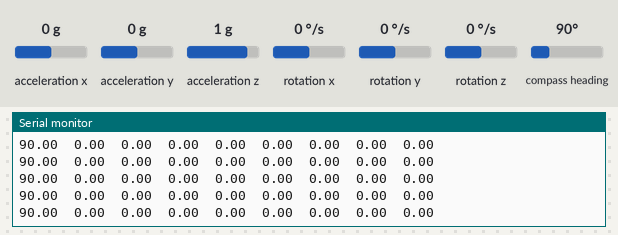
This sketch was run on a simulated Arduino Uno, built with avr-gcc and run on an emulated ATmega328P. Shown: the last lines printed to the serial monitor. The test bench sets the inputs (shaded band); at power-on: acceleration x 0 g, acceleration y 0 g, acceleration z 1 g, rotation x 0 °/s, rotation y 0 °/s, rotation z 0 °/s, compass heading 90°.

Above: at 2.2 s.
2.3 s: acceleration x set to -1.4 g
At 2.36 s:
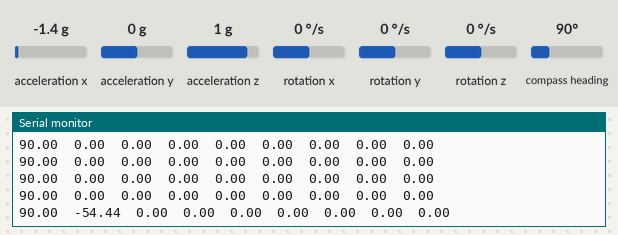
3.8 s: acceleration y set to -1.4 g
At 3.82 s:
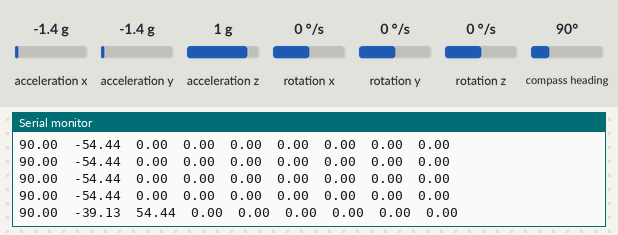
6.8 s: acceleration z set to -1.4 g
At 6.8 s:
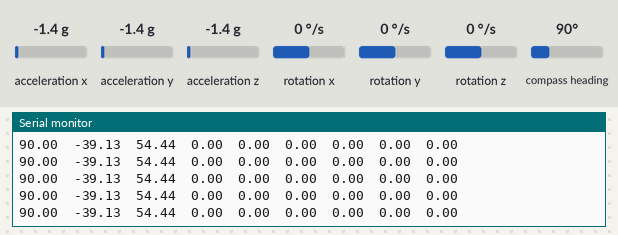
8.3 s: rotation x set to -192 °/s
At 8.33 s:
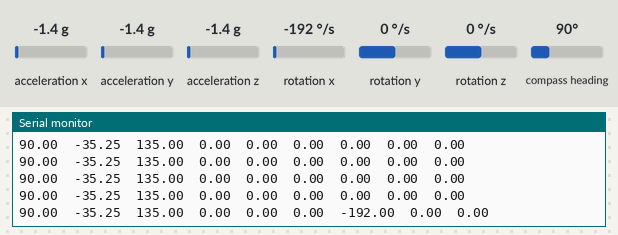
9.8 s: rotation y set to -192 °/s
At 9.85 s:
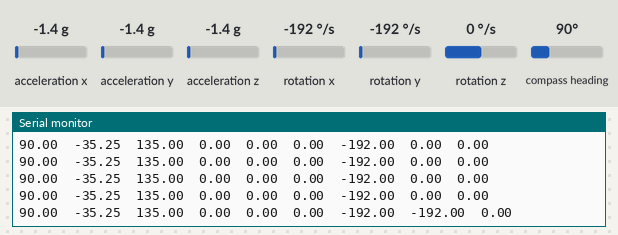
Timing chart, 0 to 12.3 s (numbered marks = the images above; inputs shaded):
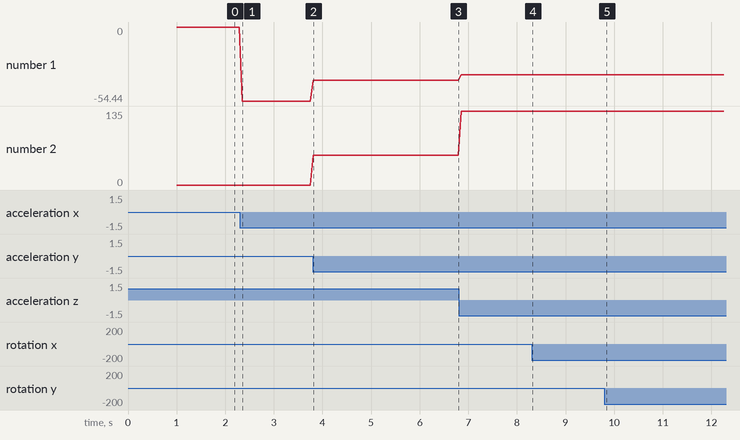

The sketch:

bno055_i2c_in_serial_out.ino
```cpp
#include <Wire.h>
#include <Adafruit_Sensor.h>
#include <Adafruit_BNO055.h>
#include <utility/imumaths.h>

/* Set the delay between fresh samples */
//#define BNO055_SAMPLERATE_DELAY_MS (20)
#define BNO055_SAMPLERATE_DELAY_MS (50)

Adafruit_BNO055 bno = Adafruit_BNO055(55); // 55 is arbitrary sensor ID
sensors_event_t event;
//imu::Vector<3> accel;
imu::Vector<3> orientation;
imu::Vector<3> linaccel;
imu::Vector<3> gyro;


unsigned long prev = 0;
unsigned long now;

void setup() {
  Serial.begin(115200);
  Serial.println("Orientation Sensor Test"); Serial.println("");

  /* initialize the sensor */
  if (!bno.begin()) {
    /* There was a problem detecting the BNO055 ... check your connections */
    Serial.print("Ooops, no BNO055 detectd ... Check your wiring or I2C ADDR!");
    while (1);
  }

  delay(1000);

  bno.setExtCrystalUse(true);

  Serial.println("Calibration status values: 0=uncalibrated, 3=fully calibrated");
}

void loop() {
  //  now = millis();

  /* Get a new sensor event */
  //  bno.getEvent(&event);

  /* Display the floating point data */
  //  Serial.print("X: ");
  //  Serial.print(event.orientation.x, 4);
  //  Serial.print("\tY: ");
  //  Serial.print(event.orientation.y, 4);
  //  Serial.print("\tZ: ");
  //  Serial.print(event.orientation.z, 4);

  /* Display some raw data */
  // Possible vector values can be:
  // - VECTOR_ACCELEROMETER - m/s^2
  // - VECTOR_MAGNETOMETER  - uT
  // - VECTOR_GYROSCOPE     - rad/s
  // - VECTOR_EULER         - degrees
  // - VECTOR_LINEARACCEL   - m/s^2
  // - VECTOR_GRAVITY       - m/s^2
  //  accel = bno.getVector(Adafruit_BNO055::VECTOR_ACCELEROMETER);
  linaccel = bno.getVector(Adafruit_BNO055::VECTOR_LINEARACCEL);
  gyro = bno.getVector(Adafruit_BNO055::VECTOR_GYROSCOPE);
  orientation = bno.getVector(Adafruit_BNO055::VECTOR_EULER);

  /* [ori_x, ori_y, ori_z, linacc_x, linacc_y, linacc_z, gyro_x, gyro_y, gyro_z] */
  Serial.print(orientation.x(), 2); Serial.print("\t");
  Serial.print(orientation.y(), 2); Serial.print("\t");
  Serial.print(orientation.z(), 2); Serial.print("\t");
  //  Serial.print(accel.x(), 2); Serial.print("\t");
  //  Serial.print(accel.y(), 2); Serial.print("\t");
  //  Serial.print(accel.z(), 2); Serial.print("\t");
  Serial.print(linaccel.x(), 2); Serial.print("\t");
  Serial.print(linaccel.y(), 2); Serial.print("\t");
  Serial.print(linaccel.z(), 2); Serial.print("\t");
  Serial.print(gyro.x(), 2); Serial.print("\t");
  Serial.print(gyro.y(), 2); Serial.print("\t");
  Serial.print(gyro.z(), 2);

  //  /* Display calibration status for each sensor. */
  //  uint8_t system, gyro, accel, mag = 0;
  //  bno.getCalibration(&system, &gyro, &accel, &mag);
  //  Serial.print("CALIBRATION: Sys=");
  //  Serial.print(system, DEC);
  //  Serial.print(" Gyro=");
  //  Serial.print(gyro, DEC);
  //  Serial.print(" Accel=");
  //  Serial.print(accel, DEC);
  //  Serial.print(" Mag=");
  //  Serial.println(mag, DEC);

  Serial.println("");

  //  if (now - prev >= 1000) {
  //    Serial.print("time elapsed: ");
  //    Serial.print(now - prev);
  //    Serial.println("");
  //    prev = now;
  //  }

  delay(BNO055_SAMPLERATE_DELAY_MS);
}
```

Measured:
- after the input at 2.3 s, the serial monitor: prints a new line after 0.05 s (image 1)
- after the input at 3.8 s, the serial monitor: prints a new line at once (image 2)
- after the input at 8.3 s, the serial monitor: prints a new line at once (image 4)
- after the input at 9.8 s, the serial monitor: prints a new line after 0.05 s (image 5)
- plotted number 1: 0 → -54.44 after the input at 2.3 s, -54.44 → -39.13 after the input at 3.8 s, -39.13 → -35.25 after the input at 6.8 s
- plotted number 2: 0 → 54.44 after the input at 3.8 s, 54.44 → 135 after the input at 6.8 s
